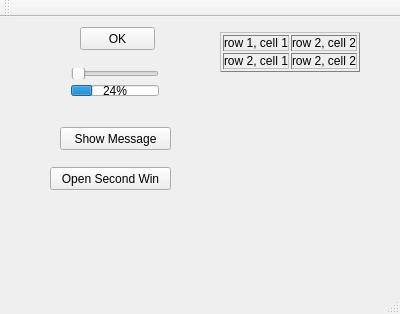
<?xml version="1.0" encoding="UTF-8"?>
<ui version="4.0">
 <class>MainWindow</class>
 <widget class="QMainWindow" name="MainWindow">
  <property name="geometry">
   <rect>
    <x>0</x>
    <y>0</y>
    <width>400</width>
    <height>314</height>
   </rect>
  </property>
  <property name="windowTitle">
   <string>MainWindow</string>
  </property>
  <widget class="QWidget" name="centralWidget">
   <widget class="QPushButton" name="pushButton">
    <property name="geometry">
     <rect>
      <x>80</x>
      <y>10</y>
      <width>75</width>
      <height>23</height>
     </rect>
    </property>
    <property name="text">
     <string>OK</string>
    </property>
   </widget>
   <widget class="QLabel" name="label">
    <property name="geometry">
     <rect>
      <x>220</x>
      <y>10</y>
      <width>171</width>
      <height>51</height>
     </rect>
    </property>
    <property name="text">
     <string>&lt;html&gt;
&lt;table border = &quot;1&quot;&gt;
&lt;tr&gt;
  &lt;td&gt;row 1, cell 1&lt;/td&gt;
  &lt;td&gt;row 2, cell 2&lt;/td&gt;
&lt;/tr&gt;
&lt;tr&gt;
  &lt;td&gt;row 2, cell 1&lt;/td&gt;
  &lt;td&gt;row 2, cell 2&lt;/td&gt;
&lt;/tr&gt;    
&lt;/table&gt;
&lt;/html&gt;</string>
    </property>
   </widget>
   <widget class="QWidget" name="layoutWidget">
    <property name="geometry">
     <rect>
      <x>60</x>
      <y>40</y>
      <width>110</width>
      <height>50</height>
     </rect>
    </property>
    <layout class="QVBoxLayout" name="verticalLayout">
     <item>
      <widget class="QSlider" name="horizontalSlider">
       <property name="orientation">
        <enum>Qt::Horizontal</enum>
       </property>
      </widget>
     </item>
     <item>
      <widget class="QProgressBar" name="progressBar">
       <property name="value">
        <number>24</number>
       </property>
      </widget>
     </item>
    </layout>
   </widget>
   <widget class="QPushButton" name="pushButton_2">
    <property name="geometry">
     <rect>
      <x>60</x>
      <y>110</y>
      <width>111</width>
      <height>23</height>
     </rect>
    </property>
    <property name="text">
     <string>Show Message</string>
    </property>
   </widget>
   <widget class="QPushButton" name="pushButton_3">
    <property name="geometry">
     <rect>
      <x>50</x>
      <y>150</y>
      <width>121</width>
      <height>23</height>
     </rect>
    </property>
    <property name="text">
     <string>Open Second Win</string>
    </property>
   </widget>
  </widget>
  <widget class="QMenuBar" name="menuBar">
   <property name="geometry">
    <rect>
     <x>0</x>
     <y>0</y>
     <width>400</width>
     <height>21</height>
    </rect>
   </property>
  </widget>
  <widget class="QToolBar" name="mainToolBar">
   <attribute name="toolBarArea">
    <enum>TopToolBarArea</enum>
   </attribute>
   <attribute name="toolBarBreak">
    <bool>false</bool>
   </attribute>
  </widget>
  <widget class="QStatusBar" name="statusBar"/>
 </widget>
 <layoutdefault spacing="6" margin="11"/>
 <resources/>
 <connections/>
</ui>
